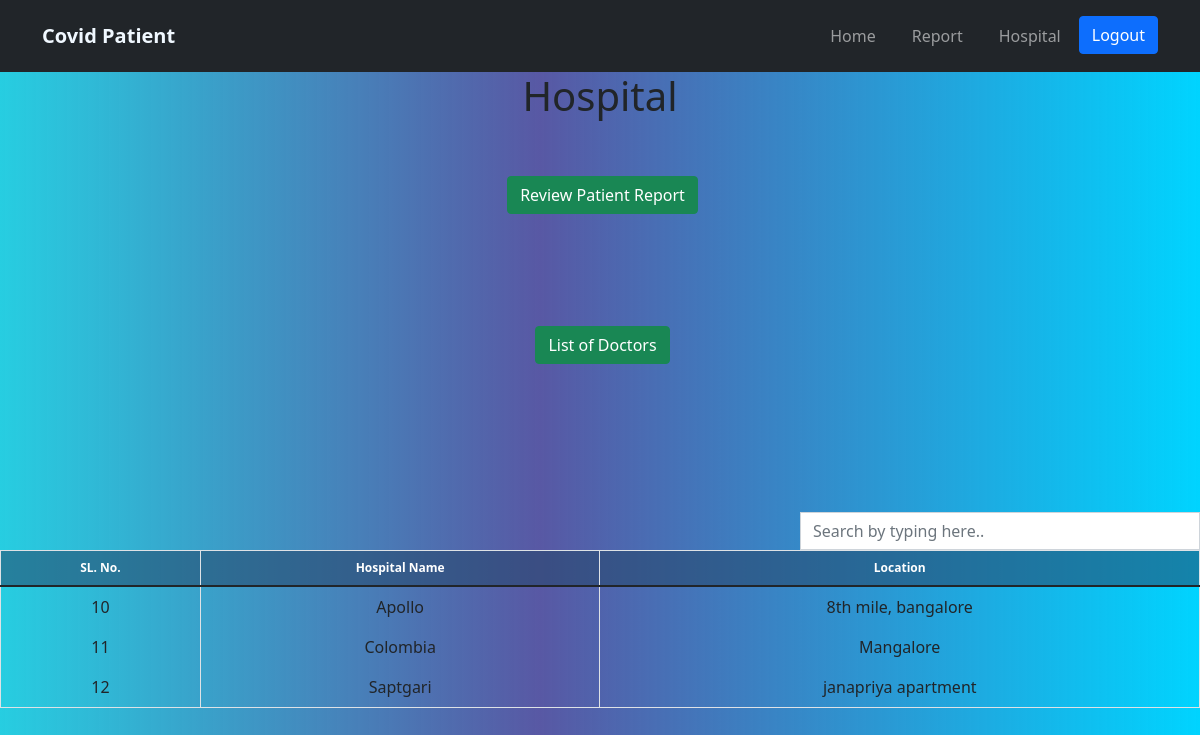
Screenshot of /hospital.php with the database file from the repository.
### tables this page shows
CREATE TABLE `hospital` (
  `hid` int(11) NOT NULL,
  `hname` varchar(255) NOT NULL,
  `location` text NOT NULL
);

### hospital.php (the view, shortened to what this page needs)
<!DOCTYPE html>
<html lang="en">
<head>
</head>
<body style="text-align: center;">
  <h1>Hospital</h1>
  <p style="padding: 3em;"><a href='./covid_test.php' style="color: aliceblue;">
      <button class="btn btn-success" style="margin-left: 5px;">
        Review Patient Report
      </button></a>
  </p>
  <p style="padding: 3em;"><a href='./doctor.php' style="color: aliceblue;">
      <button class="btn btn-success" style="margin-left: 5px;">
        List of Doctors
      </button></a>
  </p>
  <div class="col-md-12 search-table-col">
    <div class="form-group pull-right col-lg-4"><input type="text" class="search form-control" placeholder="Search by typing here.."></div><span class="counter pull-right"></span>
    <div class="table-responsive table table-hover table-bordered results">
      <table class="table table-hover table-bordered">
        <thead class="bill-header cs">
          <tr>
            <th id="trs-hd-1" class="col-lg-1">SL. No.</th>
            <th id="trs-hd-2" class="col-lg-2">Hospital Name</th>
            <th id="trs-hd-3" class="col-lg-3">Location</th>
          </tr>
        </thead>
        <tbody>
          <?php
          $server = 'localhost';
          $user = "root";
          $password = "";
          $conn = mysqli_connect($server, $user, $password);
          $sql = "SELECT * FROM covid_patient.hospital";
          $result = mysqli_query($conn, $sql);
          if ($result->num_rows <= 0) {
            echo '<tr class="warning no-result">
            <td colspan="12"><i class="fa fa-warning"></i> No Result !!!</td>
          </tr>';
          } else {
            while ($row = $result->fetch_assoc()) {
              echo '
                  <tr>
                    <td>' . $row["hid"] . '</td>
                    <td>' . $row["hname"] . '</td>
                    <td>' . $row["location"] . '</td>
                     </tr>
                    ';
            }
          }
          ?>
        </tbody>
      </table>
    </div>
  </div>
</body>
</html>

### rows the page displays
hospital: hid "10", hname "Apollo", location "8th mile, bangalore"
hospital: hid "11", hname "Colombia", location "Mangalore"
hospital: hid "12", hname "Saptgari", location "janapriya apartment"
